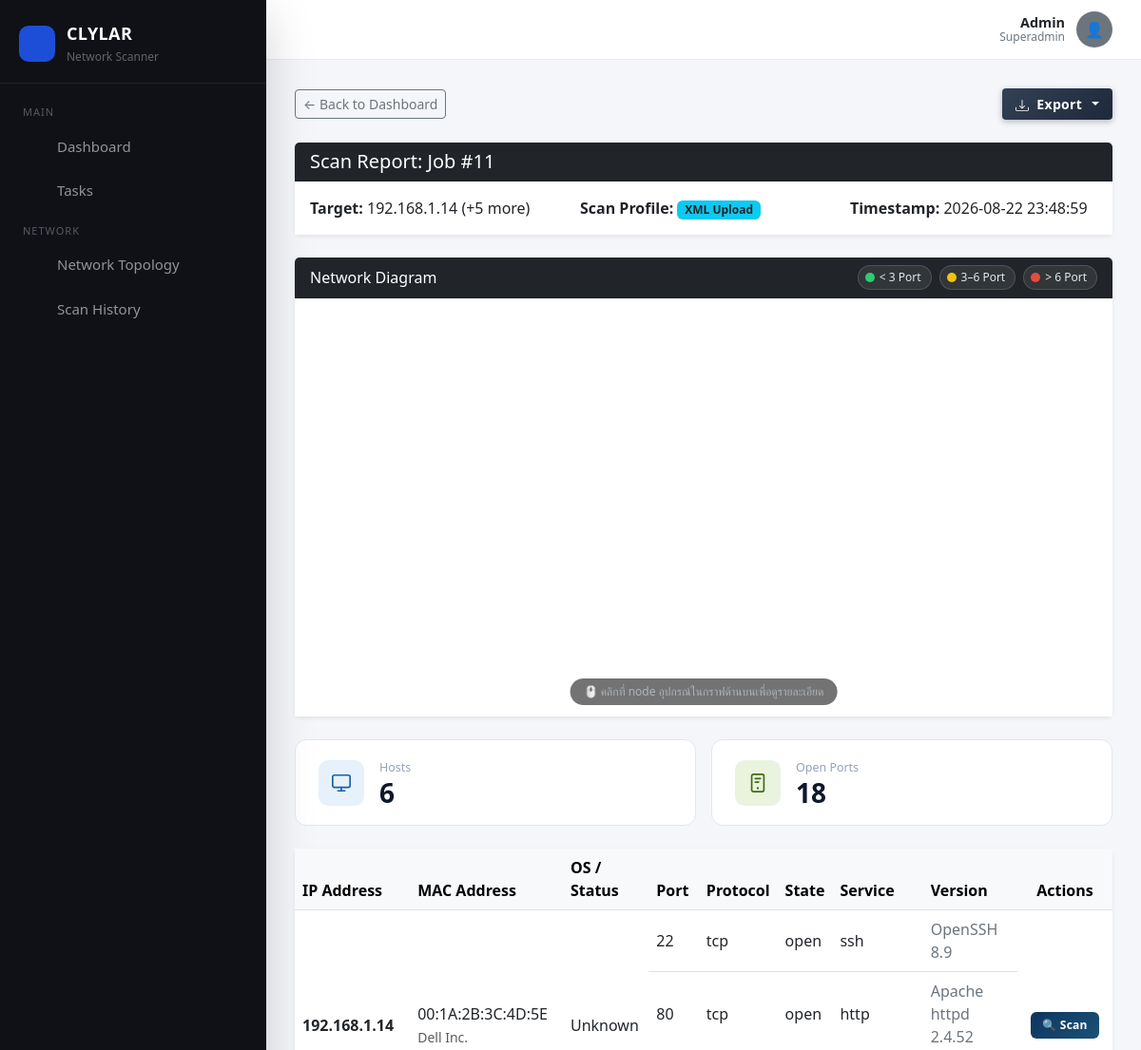
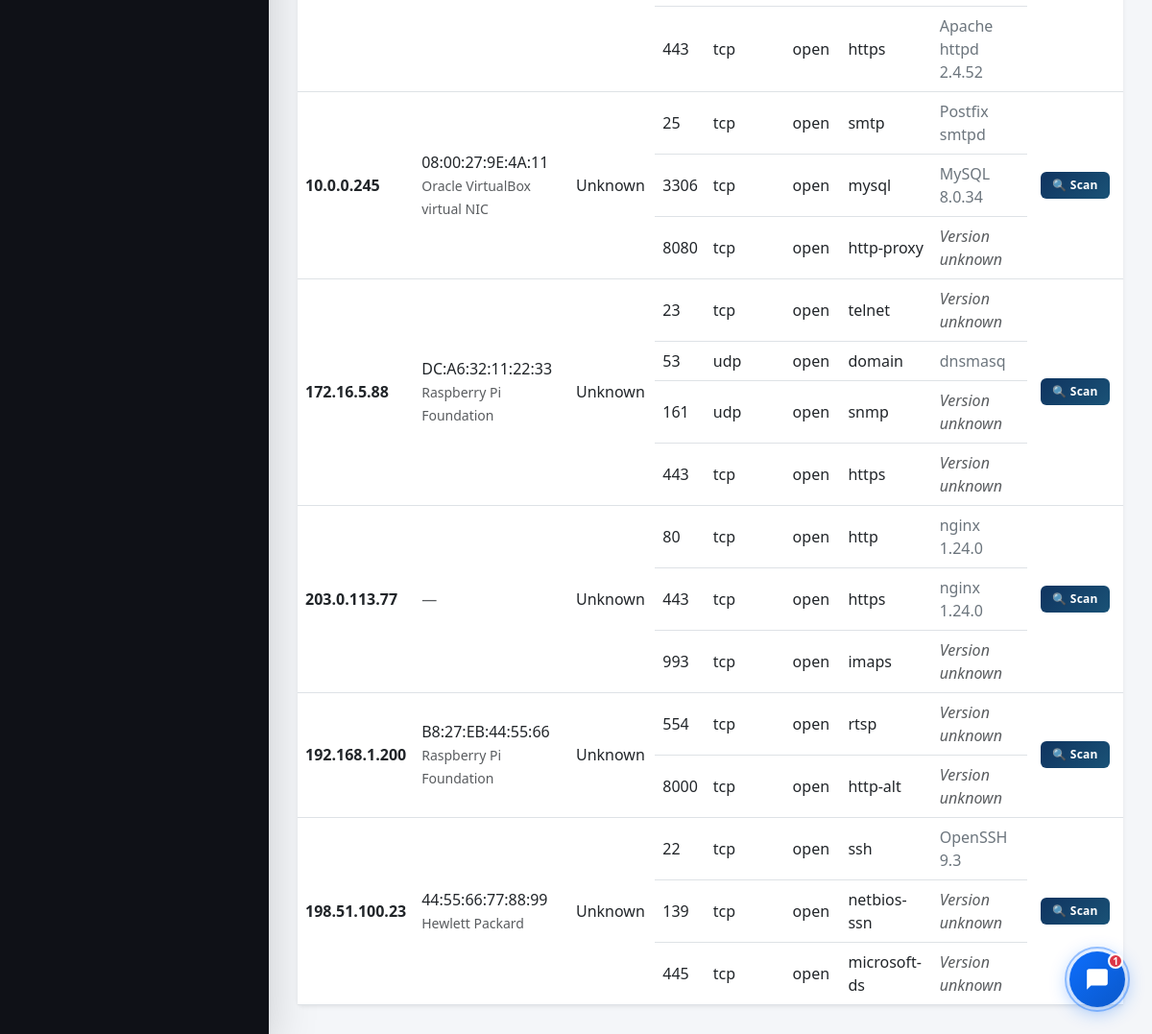
The page /scan/12 (signed in) on the database its author committed (2 pictures, top to bottom).
### models.py (models this page shows, shortened)
class User(UserMixin, db.Model):
    id = db.Column(db.Integer, primary_key=True)
    username = db.Column(db.String(50), unique=True, nullable=False)
    password_hash = db.Column(db.String(255), nullable=False)
    role = db.Column(db.String(20), default='user')
    created_by = db.Column(db.Integer, db.ForeignKey('user.id'), nullable=True)
    created_at = db.Column(db.DateTime, default=now_th)
    subordinates = db.relationship('User', backref=db.backref('creator', remote_side=[id]),
                                   foreign_keys=[created_by])
    @property
    def is_any_admin(self):
        return self.role in ('admin', 'superadmin')

class ScanJob(db.Model):
    id = db.Column(db.Integer, primary_key=True)
    scan_name = db.Column(db.String(150), nullable=True)
    target = db.Column(db.String(100), nullable=False)
    scan_type = db.Column(db.String(50))
    status = db.Column(db.String(20), default='Running')
    timestamp = db.Column(db.DateTime, default=now_th)
    result_data = db.Column(db.Text)
    triggered_by = db.Column(db.String(20), default='manual')
    owner_id = db.Column(db.Integer, db.ForeignKey('user.id'), nullable=True)
    owner = db.relationship('User', foreign_keys=[owner_id])

### app.py (the view)
@app.route('/scan/<int:scan_id>')
@login_required
def scan_detail(scan_id):
    job = visible_scans_query().filter_by(id=scan_id).first_or_404()
    scan_data = json.loads(job.result_data) if job.result_data else []
    same_target_jobs = visible_scans_query().filter_by(target=job.target).order_by(ScanJob.timestamp).all()
    target_scan_count = len(same_target_jobs)
    scan_seq = next((i+1 for i, j in enumerate(same_target_jobs) if j.id == job.id), 1)
    all_owner_jobs = ScanJob.query.filter_by(owner_id=job.owner_id).order_by(ScanJob.timestamp).all()
    owner_seq = next((i+1 for i, j in enumerate(all_owner_jobs) if j.id == job.id), job.id)
    template = 'vuln_scan_detail.html' if job.scan_type == 'vuln_scan' else 'scan_detail.html'
    return render_template(template, job=job, scan_data=scan_data,
                           target_scan_count=target_scan_count, scan_seq=scan_seq,
                           owner_seq=owner_seq)

### templates/scan_detail.html (shortened to what this page needs)
{% extends 'base.html' %}
{% block content %}
<div class="mb-4 d-flex gap-2 align-items-center flex-wrap">
    <a href="{{ url_for('dashboard') }}"
       class="btn btn-outline-secondary btn-sm">
        &larr; Back to Dashboard
    </a>
    <div class="ms-auto">
        <div class="dropdown">
            <button class="btn btn-sm btn-export-main dropdown-toggle" type="button" data-bs-toggle="dropdown" aria-expanded="false">
                Export
            </button>
        </div>
    </div>
</div>
<div class="card shadow-sm border-0 mb-4">
    <div class="card-header bg-dark text-white">
        <h5 class="mb-0">Scan Report: Job #{{ owner_seq }}</h5>
    </div>
    <div class="card-body bg-white">
        <div class="row">
            <div class="col-md-4">
                <strong>Target:</strong> {{ job.target }}
            </div>
            <div class="col-md-4">
                <strong>Scan Profile:</strong>
                <span class="badge bg-info text-dark">{{ job.scan_type | scan_label }}</span>
            </div>
            <div class="col-md-4">
                <strong>Timestamp:</strong>
                {{ job.timestamp.strftime('%Y-%m-%d %H:%M:%S') }}
            </div>
        </div>
    </div>
</div>
{% if scan_data %}
<div class="card shadow-sm border-0 mb-4">
    <div class="card-header bg-dark text-white d-flex align-items-center justify-content-between">
        <h6 class="mb-0">Network Diagram</h6>
        <div id="network-legend" class="d-flex gap-2 align-items-center flex-wrap">
            <span style="display:inline-flex;align-items:center;gap:5px;background:rgba(255,255,255,0.08);border:1px solid rgba(255,255,255,0.15);border-radius:20px;padding:3px 10px 3px 7px;">
                <svg width="10" height="10"><circle cx="5" cy="5" r="5" fill="#2ecc71"/></svg>
                <span style="font-size:.75rem;color:#e2e8f0;font-weight:500;">&lt; 3 Port</span>
            </span>
            <span style="display:inline-flex;align-items:center;gap:5px;background:rgba(255,255,255,0.08);border:1px solid rgba(255,255,255,0.15);border-radius:20px;padding:3px 10px 3px 7px;">
                <svg width="10" height="10"><circle cx="5" cy="5" r="5" fill="#f1c40f"/></svg>
                <span style="font-size:.75rem;color:#e2e8f0;font-weight:500;">3–6 Port</span>
            </span>
            <span style="display:inline-flex;align-items:center;gap:5px;background:rgba(255,255,255,0.08);border:1px solid rgba(255,255,255,0.15);border-radius:20px;padding:3px 10px 3px 7px;">
                <svg width="10" height="10"><circle cx="5" cy="5" r="5" fill="#e74c3c"/></svg>
                <span style="font-size:.75rem;color:#e2e8f0;font-weight:500;">&gt; 6 Port</span>
            </span>
        </div>
    </div>
    <div style="position:relative;">
        <div id="network-canvas" style="width:100%;height:440px;background:#ffffff;cursor:default;"></div>
        <div id="diagram-hint"
             style="position:absolute;bottom:12px;left:50%;transform:translateX(-50%);
                    background:rgba(0,0,0,0.55);color:#adb5bd;
                    padding:5px 14px;border-radius:20px;font-size:.75rem;
                    pointer-events:none;white-space:nowrap;">
        </div>
    </div>
</div>
{% endif %}
{% if scan_data %}
{% set ns = namespace(total_ports=0) %}
{% for d in scan_data %}{% set ns.total_ports = ns.total_ports + (d.ports | length) %}{% endfor %}
<div class="row g-3 mb-4">
    <div class="col-6">
        <div class="stat-card-v2">
            <div class="stat-icon-v2" style="background:#E6F1FB;">
                <svg width="22" height="22" viewBox="0 0 24 24" fill="none" stroke="#185FA5" stroke-width="1.8" stroke-linecap="round" stroke-linejoin="round">
                    <rect x="2" y="3" width="20" height="14" rx="2"/><line x1="8" y1="21" x2="16" y2="21"/><line x1="12" y1="17" x2="12" y2="21"/>
                </svg>
            </div>
            <div>
                <p class="stat-label-v2">Hosts</p>
                <p class="stat-value-v2">{{ scan_data | length }}</p>
            </div>
        </div>
    </div>
    <div class="col-6">
        <div class="stat-card-v2">
            <div class="stat-icon-v2" style="background:#EAF3DE;">
                <svg width="22" height="22" viewBox="0 0 24 24" fill="none" stroke="#3B6D11" stroke-width="1.8" stroke-linecap="round" stroke-linejoin="round">
                    <rect x="5" y="2" width="14" height="20" rx="2"/><line x1="12" y1="18" x2="12.01" y2="18" stroke-width="2.5"/><path d="M9 7h6M9 11h4"/>
                </svg>
            </div>
            <div>
                <p class="stat-label-v2">Open Ports</p>
                <p class="stat-value-v2">{{ ns.total_ports }}</p>
            </div>
        </div>
    </div>
</div>
{% endif %}
<div class="card p-0 shadow-sm border-0">
    <table class="table table-hover mb-0 align-middle">
        <thead class="table-light">
            <tr>
                <th>IP Address</th>
                <th>MAC Address</th>
                <th>OS / Status</th>
                <th>Port</th>
                <th>Protocol</th>
                <th>State</th>
                <th>Service</th>
                <th>Version</th>
                {% if current_user.is_any_admin %}
                <th style="width:100px;text-align:center;">Actions</th>
                {% endif %}
            </tr>
        </thead>
        <tbody>
            {% for item in scan_data %}
                {% if item.ports %}
                    {% for port in item.ports %}
                    <tr>
                        {% if loop.first %}
                        <td class="fw-bold" rowspan="{{ item.ports | length }}">{{ item.ip }}</td>
                        <td rowspan="{{ item.ports | length }}">
                            {% if item.mac and item.mac != 'Unknown' %}
                                {{ item.mac }}
                                {% if item.mac_vendor %}<br><small class="text-muted">{{ item.mac_vendor }}</small>{% endif %}
                            {% else %}
                                <span class="text-muted">—</span>
                            {% endif %}
                        </td>
                        <td rowspan="{{ item.ports | length }}">{{ item.status if item.status else item.os }}</td>
                        {% endif %}
                        <td>{{ port.port }}</td>
                        <td>{{ port.protocol | lower if port.protocol else 'tcp' }}</td>
                        <td>open</td>
                        <td>{% if port.name %}{{ port.name }}{% else %}—{% endif %}</td>
                        <td class="text-secondary">
                            {% if port.version_info and port.version_info != 'Unknown Version' %}
                                {{ port.version_info }}
                            {% else %}
                                <i class="text-muted">Version unknown</i>
                            {% endif %}
                        </td>
                        {% if current_user.is_any_admin and loop.first %}
                        <td rowspan="{{ item.ports | length }}" class="text-center">
                            <button class="btn btn-sm btn-drilldown"
                                    onclick="openDrilldownModal('{{ item.ip }}')"
                                    title="Scan this host deeper">
                                🔍 Scan
                            </button>
                        </td>
                        {% endif %}
                    </tr>
                    {% endfor %}
                {% endif %}
            {% endfor %}
        </tbody>
    </table>
</div>
{% endblock %}

### templates/base.html (shortened to what this page needs)
<!DOCTYPE html>
<html lang="en">
<head>
    <link href="https://cdn.jsdelivr.net/npm/bootstrap@5.3.0/dist/css/bootstrap.min.css" rel="stylesheet">
    <link href="https://cdn.jsdelivr.net/npm/@tabler/icons-webfont@2.44.0/tabler-icons.min.css" rel="stylesheet">
</head>
<body>
<div class="d-flex">
    {% if current_user.is_authenticated %}
    <nav class="sidebar shadow-lg">
        <div class="sidebar-logo">
            <div class="sidebar-logo-icon">
            </div>
            <div>
                <div class="sidebar-logo-text">CLYLAR</div>
                <div class="sidebar-logo-sub">Network Scanner</div>
            </div>
        </div>
        <div class="sidebar-nav">
            <span class="sidebar-section-label">Main</span>
            <ul class="nav flex-column">
                <li class="nav-item">
                    <a href="/" class="nav-link {% if request.path == '/' %}active{% endif %}">
                        Dashboard
                    </a>
                </li>
                {% if current_user.role in ('admin', 'superadmin') %}
                <li class="nav-item">
                    <a href="{{ url_for('tasks_page') }}" class="nav-link {% if request.path.startswith('/tasks') %}active{% endif %}">
                        Tasks
                    </a>
                </li>
                {% endif %}
            </ul>
            <span class="sidebar-section-label">Network</span>
            <ul class="nav flex-column">
                <li class="nav-item">
                    <a href="{{ url_for('topology_page') }}" class="nav-link {% if request.path.startswith('/topology') %}active{% endif %}">
                        Network Topology
                    </a>
                </li>
                <li class="nav-item">
                    <a href="{{ url_for('history_page') }}" class="nav-link {% if request.path.startswith('/history') %}active{% endif %}">
                        Scan History
                    </a>
                </li>
            </ul>
        </div>
    </nav>
    {% endif %}
    <div class="main-wrapper">
        {% if current_user.is_authenticated %}
        <div class="topbar">
            <div class="topbar-user">
                <div class="topbar-user-info">
                    <div class="topbar-user-name">{{ current_user.username | title }}</div>
                    <div class="topbar-user-role">{{ current_user.role | title }}</div>
                </div>
                <div class="topbar-avatar" id="profileAvatar" onclick="toggleProfileDropdown()">
                </div>
            </div>
        </div>
        {% endif %}
        <main class="main-content">
            {% block content %}
            {% endblock %}
        </main>
    </div>
</div>
{% if current_user.is_authenticated %}
<button id="chatbot-btn" onclick="toggleChat()" title="CLYLAR Chatbot">
  <span id="chatbot-badge">1</span>
  <svg class="icon-chat" width="26" height="26" viewBox="0 0 24 24" fill="none">
    <path d="M20 2H4C2.9 2 2 2.9 2 4v18l4-4h14c1.1 0 2-.9 2-2V4c0-1.1-.9-2-2-2z" fill="white"/>
  </svg>
</button>
{% endif %}
{% if current_user.is_authenticated %}
<div class="toast-container position-fixed bottom-0 end-0 p-4" style="z-index: 10005;">
</div>
{% endif %}
</body>
</html>

### rows shown on the page
User: username "Admin", role "Superadmin"
ScanJob: target "192.168.1.14 (+5 more)", scan_type|scan_label "XML Upload", timestamp "2026-08-22 23:48:59"

### other values the page prints
{{ owner_seq }} "11"
{{ scan_data | length }} "6"
{{ ns.total_ports }} "18"
{{ item.ip }} "192.168.1.14" "10.0.0.245" "172.16.5.88" "203.0.113.77" "192.168.1.200" "198.51.100.23"
{{ item.mac }} "00:1A:2B:3C:4D:5E" "08:00:27:9E:4A:11" "DC:A6:32:11:22:33" "B8:27:EB:44:55:66" "44:55:66:77:88:99"
{{ item.mac_vendor }} "Dell Inc." "Oracle VirtualBox virtual NIC" "Raspberry Pi Foundation" "Raspberry Pi Foundation" "Hewlett Packard"
{{ item.status if item.status else item.os }} "Unknown" "Unknown" "Unknown" "Unknown" "Unknown" "Unknown"
{{ port.port }} "22" "80" "443" "25" "3306" "8080" "23" "53" "161" "443" "80" "443" "993" "554" "8000" "22" "139" "445"
{{ port.protocol | lower if port.protocol else 'tcp' }} "tcp" "tcp" "tcp" "tcp" "tcp" "tcp" "tcp" "udp" "udp" "tcp" "tcp" "tcp" "tcp" "tcp" "tcp" "tcp" "tcp" "tcp"
{{ port.name }} "ssh" "http" "https" "smtp" "mysql" "http-proxy" "telnet" "domain" "snmp" "https" "http" "https" "imaps" "rtsp" "http-alt" "ssh" "netbios-ssn" "microsoft-ds"
{{ port.version_info }} "OpenSSH 8.9" "Apache httpd 2.4.52" "Apache httpd 2.4.52" "Postfix smtpd" "MySQL 8.0.34" "dnsmasq" "nginx 1.24.0" "nginx 1.24.0" "OpenSSH 9.3"
